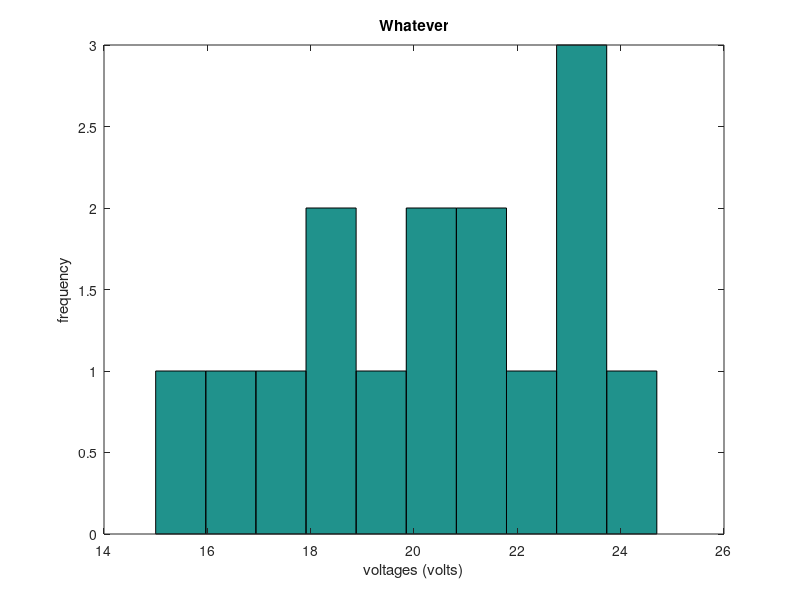

MATLAB code for this plot:
% Jacob Gampa
% CMPSC 497 HW #1

voltages = [21.2, 19.5, 20.1, 18.3, 17.7, 15.0, 21.9, 24.7, 23.1, 20.2, 16.3, 22.8, 18.4, 23.5, 21.1];

minimum = min(voltages)
maximum = max(voltages)
average = mean(voltages)
deviation = std(voltages)
med = median(voltages)
aboveAvg = length(find(voltages > average))
valAbove = voltages(find(voltages > average))
% plot(voltages)
% title("voltages (volts)")
% xlabel("times")
% ylabel("voltages (volts)")
hist(voltages)
title('Whatever')
xlabel("voltages (volts)")
ylabel("frequency")
sorted = sort(voltages)
fprintf("Sorted Values = %.7f volts\n", sort(voltages));
fprintf("Values above average = %.7f volts\n", voltages(find(voltages > average)));
